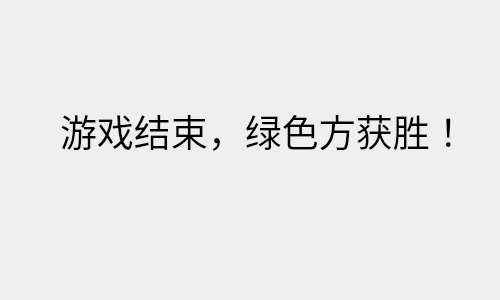
<?xml version="1.0" encoding="UTF-8"?>
<ui version="4.0">
 <class>WinDialog</class>
 <widget class="QDialog" name="WinDialog">
  <property name="geometry">
   <rect>
    <x>0</x>
    <y>0</y>
    <width>500</width>
    <height>300</height>
   </rect>
  </property>
  <property name="windowTitle">
   <string>游戏结束</string>
  </property>
  <property name="windowIcon">
   <iconset resource="res.qrc">
    <normaloff>:/res/game.ico</normaloff>:/res/game.ico</iconset>
  </property>
  <widget class="QLabel" name="label">
   <property name="geometry">
    <rect>
     <x>60</x>
     <y>90</y>
     <width>401</width>
     <height>81</height>
    </rect>
   </property>
   <property name="font">
    <font>
     <family>方正姚体</family>
     <pointsize>28</pointsize>
    </font>
   </property>
   <property name="text">
    <string>游戏结束，绿色方获胜！</string>
   </property>
  </widget>
 </widget>
 <resources>
  <include location="res.qrc"/>
 </resources>
 <connections/>
</ui>
